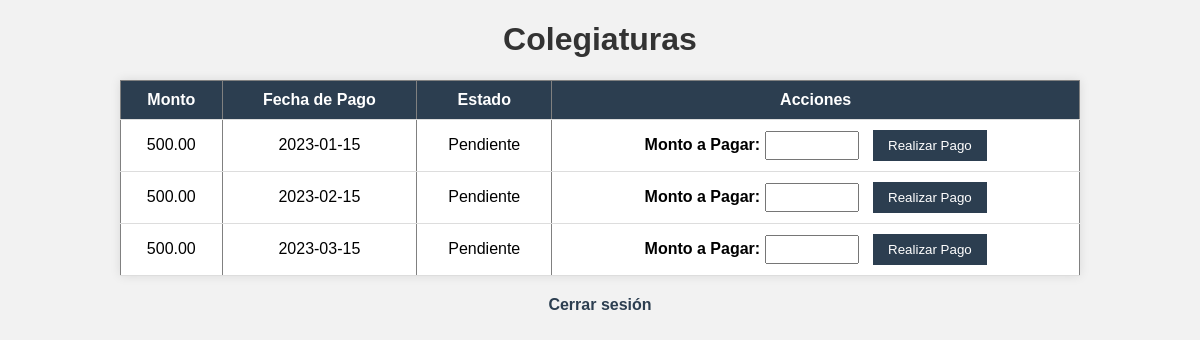
The page /Pagos/A_colegiaturas.php (signed in) on the database its author committed.
### tables this page shows
CREATE TABLE colegiaturas (
    id INT AUTO_INCREMENT PRIMARY KEY,
    estudiante_id INT,
    monto DECIMAL(10, 2),
    fecha_pago DATE,
    estado varchar(255),
    CONSTRAINT fk_estudiante FOREIGN KEY (estudiante_id) REFERENCES usuarios(id)
);

### Pagos/A_colegiaturas.php (the view, shortened to what this page needs)
<?php
$conexion = new mysqli("localhost", "root", "", "proyectoimplantacion");
$numero_cuenta = $_SESSION['usuario']['numero_cuenta'];
$sqlEstudianteId = "SELECT id FROM usuarios WHERE numero_cuenta = ?";
$stmtEstudianteId = $conexion->prepare($sqlEstudianteId);
$stmtEstudianteId->bind_param("s", $numero_cuenta);
if ($stmtEstudianteId->execute()) {
    $stmtEstudianteId->store_result();
    $stmtEstudianteId->bind_result($estudiante_id);
    $sqlColegiaturas = "SELECT * FROM colegiaturas WHERE estudiante_id = ?";
    $stmtColegiaturas = $conexion->prepare($sqlColegiaturas);
    $stmtColegiaturas->bind_param("i", $estudiante_id);
    $stmtColegiaturas->execute();
    $resultColegiaturas = $stmtColegiaturas->get_result();
} else {
    echo "Error al obtener el ID del estudiante: " . $stmtEstudianteId->error;
}
?>
<!DOCTYPE html>
<html lang="es">
<head>
    <link rel="stylesheet" href="../css/colegiaturas.css">
</head>
<body>
    <h1>Colegiaturas</h1>
    <?php if ($resultColegiaturas->num_rows > 0) : ?>
        <table border="1">
            <tr>
                <th>Monto</th>
                <th>Fecha de Pago</th>
                <th>Estado</th>
                <th>Acciones</th>
            </tr>
            <?php while ($row = $resultColegiaturas->fetch_assoc()) : ?>
                <tr>
                    <td><?php echo $row['monto']; ?></td>
                    <td><?php echo $row['fecha_pago']; ?></td>
                    <td><?php echo $row['estado']; ?></td>
                    <td>
                        <?php if ($row['estado'] != 'Pagado') : ?>
                            <form method="post" action="<?php echo $_SERVER['PHP_SELF']; ?>">
                                <label for="monto_pago">Monto a Pagar:</label>
                                <input type="number" name="monto_pago" step="0.01" required>
                                <input type="submit" value="Realizar Pago">
                            </form>
                        <?php endif; ?>
                    </td>
                </tr>
            <?php endwhile; ?>
        </table>
    <?php else : ?>
        <p>No hay colegiaturas registradas.</p>
    <?php endif; ?>
    <a href="../PreRegistro/cerrar-sesion.php">Cerrar sesión</a>
</body>
</html>

### css/colegiaturas.css (style rules this page uses)
body { font-family: Arial, sans-serif; margin: 0; padding: 0; background-color: #f2f2f2; }
h1 { text-align: center; color: #333; }
table { width: 80%; margin: 20px auto; border-collapse: collapse; background-color: white; box-shadow: 0 0 10px rgba(0, 0, 0, 0.1); }
th, td { padding: 10px; border-bottom: 1px solid #ddd; text-align: center; }
th { background-color: #2c3e50; color: white; }
form { display: inline-block; }
label { font-weight: bold; }
input[type="number"] { padding: 5px; margin-right: 10px; width: 80px; }
input[type="submit"] { background-color: #2c3e50; color: white; border: none; padding: 8px 15px; cursor: pointer; }
a { display: block; text-align: center; margin-top: 20px; color: #2c3e50; text-decoration: none; font-weight: bold; }

### rows shown on the page
colegiaturas: monto "500.00", fecha_pago "2023-01-15", estado "Pendiente"
colegiaturas: monto "500.00", fecha_pago "2023-02-15", estado "Pendiente"
colegiaturas: monto "500.00", fecha_pago "2023-03-15", estado "Pendiente"
